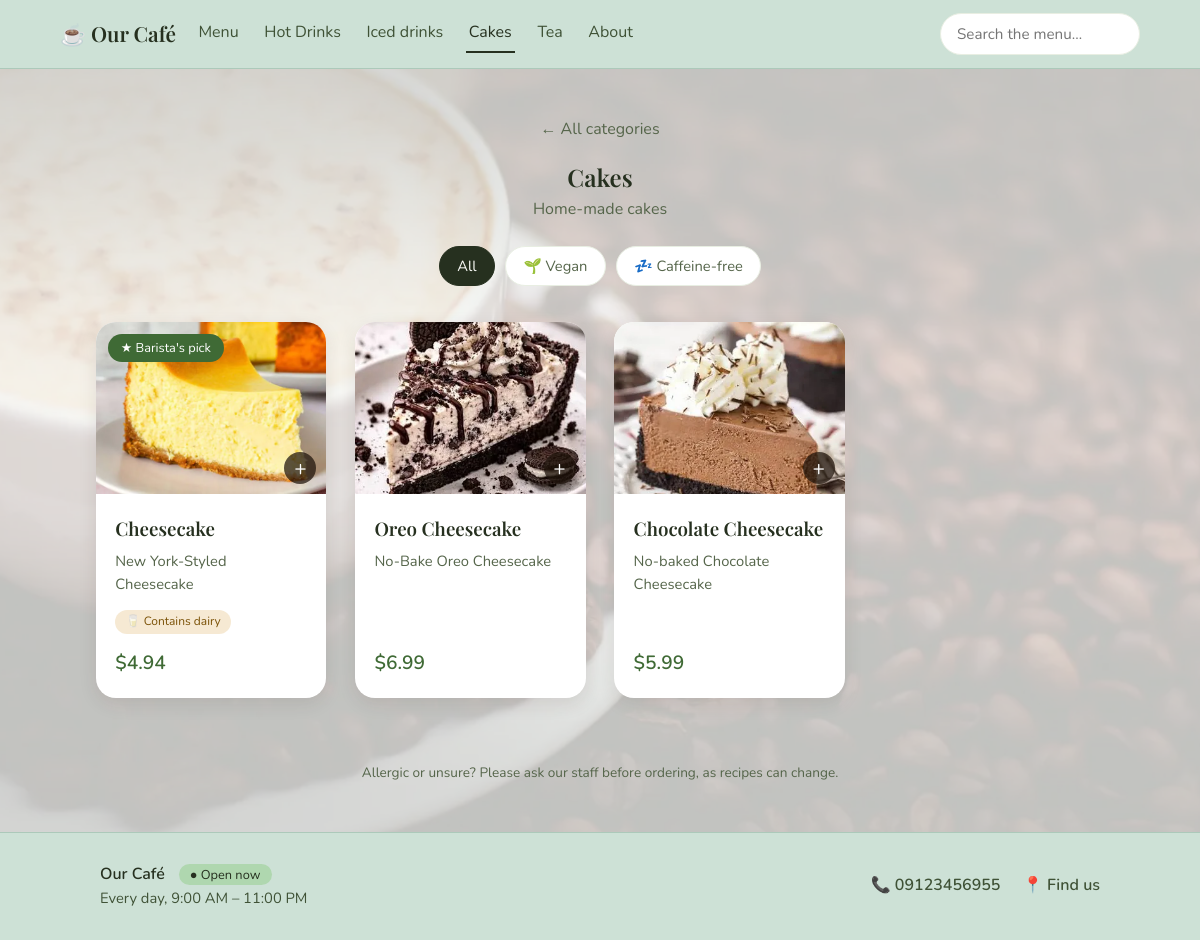
/menu/cakes/, run on an earlier commit of the app's database.
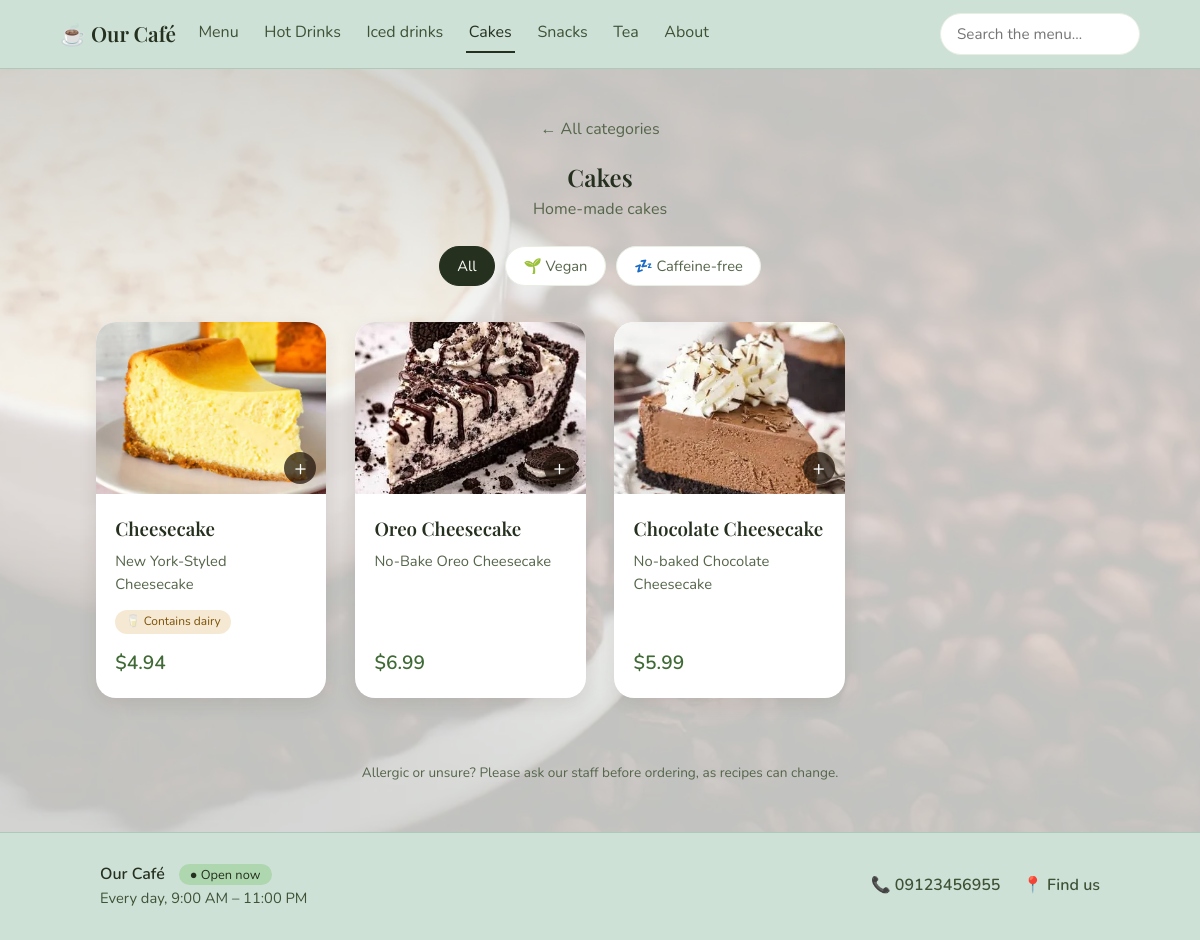
And on a later commit of the database.
### coffee/models.py (models this page shows, shortened)
class Category(models.Model):
    name = models.CharField(max_length=60)
    slug = models.SlugField(unique=True)
    description = models.CharField(max_length=140, blank=True)
    image = models.ImageField(upload_to="categories/")
    order = models.PositiveIntegerField(default=0)
    class Meta:
        ordering = ["order"]
        verbose_name_plural = "categories"
    def get_absolute_url(self):
        return reverse("category_detail", args=[self.slug])

class Product(models.Model):
    BADGES = [("", "None"), ("new", "New"), ("popular", "Popular"), ("seasonal", "Seasonal")]
    category = models.ForeignKey(Category, related_name="products", on_delete=models.CASCADE)
    name = models.CharField(max_length=100)
    ingredients = models.TextField(help_text="e.g. Espresso, steamed milk, foam")
    image = models.ImageField(upload_to="products/")
    price = models.DecimalField("Price (medium)", max_digits=6, decimal_places=2,
                                help_text="The regular price. For items without sizes, like cakes, this is the only price.")
    price_large = models.DecimalField("Price (large)", max_digits=6, decimal_places=2,
                                      null=True, blank=True,
                                      help_text="Leave empty if the item has no sizes")
    available = models.BooleanField(default=True, help_text="Untick when sold out; it will show greyed out")
    badge = models.CharField(max_length=10, choices=BADGES, blank=True)
    is_vegan = models.BooleanField("Vegan", default=False)
    is_caffeine_free = models.BooleanField("Caffeine-free", default=False)
    has_nuts = models.BooleanField("Contains nuts", default=False)
    has_dairy = models.BooleanField("Contains dairy", default=False)

### coffee/views.py (the view)
# urls.py: path("menu/<slug:slug>/", views.category_detail, name="category_detail"),
def category_detail(request, slug):
    category = get_object_or_404(Category, slug=slug)
    products = category.products.all()
    active_diet = request.GET.get("diet")
    if active_diet in DIET_FILTERS:
        products = products.filter(**DIET_FILTERS[active_diet])
    else:
        active_diet = None
    products = products.order_by("-available", "id")      # sold-out items sink to the bottom
    pick, _ = todays_pick()
    return render(request, "coffee/category_detail.html", {
        "category": category,
        "products": products,
        "pick_id": pick.id if pick else None,
        "active_diet": active_diet,
    })

### coffee/context_processors.py (called while the page is built)
def site(request):
    return {
        "shop": ShopInfo.load(),
        "nav_categories": Category.objects.annotate(item_count=Count("products")).filter(item_count__gt=0).order_by("order", "name"),
        "currency": getattr(settings, "CURRENCY_SYMBOL", "$"),
    }

### coffee/models.py (called while the page is built)
    @classmethod
    def load(cls):
        obj, _ = cls.objects.get_or_create(pk=1)
        return obj

    @property
    def phone_link(self):
        return re.sub(r"[^\d+]", "", self.phone)

    @property
    def closed_day_numbers(self):
        return {int(d) for d in self.closed_days.split(",") if d}

    @property
    def open_days_text(self):
        closed = self.closed_day_numbers
        names = dict(self.DAYS)
        if not closed:
            return "Every day"
        if len(closed) == 7:
            return "Closed"
        return "Every day except " + ", ".join(names[d] for d in sorted(closed))

### coffee/templates/coffee/category_detail.html (shortened to what this page needs)
{% extends "coffee/base.html" %}
{% block content %}
<header class="page-header">
  <a class="back" href="{% url 'categories' %}">← All categories</a>
  <h2>{{ category.name }}</h2>
  {% if category.description %}<p>{{ category.description }}</p>{% endif %}
</header>
<div class="filters" role="group" aria-label="Filter by diet">
  <a class="chip-filter {% if not active_diet %}active{% endif %}" href="{{ category.get_absolute_url }}">All</a>
  <a class="chip-filter {% if active_diet == 'vegan' %}active{% endif %}" href="?diet=vegan">🌱 Vegan</a>
  <a class="chip-filter {% if active_diet == 'caffeine_free' %}active{% endif %}" href="?diet=caffeine_free">💤 Caffeine-free</a>
</div>
<div class="grid products">
  {% for p in products %}
    {% include "coffee/_product_card.html" %}
  {% empty %}
  <p class="empty">{% if active_diet %}Nothing matches this filter in {{ category.name }}.{% else %}Nothing here yet, check back soon.{% endif %}</p>
  {% endfor %}
</div>
<p class="allergy-note">Allergic or unsure? Please ask our staff before ordering, as recipes can change.</p>
{% include "coffee/_product_dialog.html" %}
{% endblock %}

### coffee/templates/coffee/base.html (shortened to what this page needs)
{% load static %}
<!DOCTYPE html>
<html lang="en" data-theme="{% if shop.is_open_now %}light{% else %}dark{% endif %}">
<head>
  <link rel="stylesheet" href="{% static 'css/style.css' %}">
</head>
<body class="page-{{ request.resolver_match.url_name }}">
  {% if request.resolver_match.url_name != "welcome" %}
  <nav class="navbar" aria-label="Main">
    <a class="brand" href="{% url 'welcome' %}">☕ {{ shop.name }}</a>
    <div class="nav-links">
      <a href="{% url 'categories' %}" class="{% if request.resolver_match.url_name == 'categories' %}active{% endif %}">Menu</a>
      {% for c in nav_categories %}
      <a href="{{ c.get_absolute_url }}"
         class="{% if request.path == c.get_absolute_url %}active{% endif %}">{{ c.name }}</a>
      {% endfor %}
      <a href="{% url 'about' %}" class="{% if request.resolver_match.url_name == 'about' %}active{% endif %}">About</a>
    </div>
    <form class="search" action="{% url 'search' %}" method="get" role="search">
      <input type="search" name="q" placeholder="Search the menu…" aria-label="Search the menu"
             enterkeyhint="search" maxlength="60" value="{{ query|default:'' }}">
    </form>
  </nav>
  {% endif %}
  <main id="main">
    {% block content %}{% endblock %}
  </main>
  {% if request.resolver_match.url_name != "welcome" %}
  <footer class="site-footer">
    <div class="footer-inner">
      <div>
        <strong>{{ shop.name }}</strong>
        <span class="footer-status {% if shop.is_open_now %}open{% else %}closed{% endif %}">
          ● {% if shop.is_open_now %}Open now{% else %}Closed right now{% endif %}
        </span>
        <p>
          {{ shop.open_days_text }},
          {% if shop.open_all_day %}open 24 hours{% else %}{{ shop.open_time|time:"g:i A" }} – {{ shop.close_time|time:"g:i A" }}{% endif %}
        </p>
      </div>
      <div class="footer-links">
        {% if shop.phone %}<a href="tel:{{ shop.phone_link }}">📞 {{ shop.phone }}</a>{% endif %}
        <a href="{% url 'about' %}">📍 Find us</a>
        {% url 'table_card' as qr_cards_url %}{% if user.is_staff and qr_cards_url %}<a href="{{ qr_cards_url }}">🖨️ QR cards</a>{% endif %}
      </div>
    </div>
  </footer>
  {% endif %}
</body>
</html>

### coffee/templates/coffee/_product_card.html (shortened to what this page needs)
<article class="product-card {% if not p.available %}sold-out{% endif %}"data-product="{{ p.id }}">
  {% if p.id == pick_id %}<span class="ribbon">★ Barista's pick</span>{% endif %}
  <div class="img-wrap">
    <img src="{{ p.image.url }}" alt="{{ p.name }}" loading="lazy" decoding="async">
  </div>
  <div class="info">
    <h3><button type="button" class="card-open" aria-haspopup="dialog">{{ p.name }}</button></h3>
    <p class="ingredients">{{ p.ingredients }}</p>
    {% if p.is_vegan or p.is_caffeine_free or p.has_nuts or p.has_dairy %}
    <div class="diet">
      {% if p.has_dairy %}<span class="chip warn">🥛 Contains dairy</span>{% endif %}
    </div>
    {% endif %}
    {% include "coffee/_prices.html" %}
  </div>
</article>

### coffee/templates/coffee/_prices.html
<div class="prices">
  {% if p.price_large %}
    <span class="size"><small>Medium</small>{{ currency }}{{ p.price }}</span>
    <span class="size"><small>Large</small>{{ currency }}{{ p.price_large }}</span>
  {% else %}
    <span class="price">{{ currency }}{{ p.price }}</span>
  {% endif %}
</div>

What changed in the data, as far as the page shows it:
added Category: name "Snacks"
shown differently, row unchanged: Product "Cheesecake": no longer shows "★ Barista's pick"
